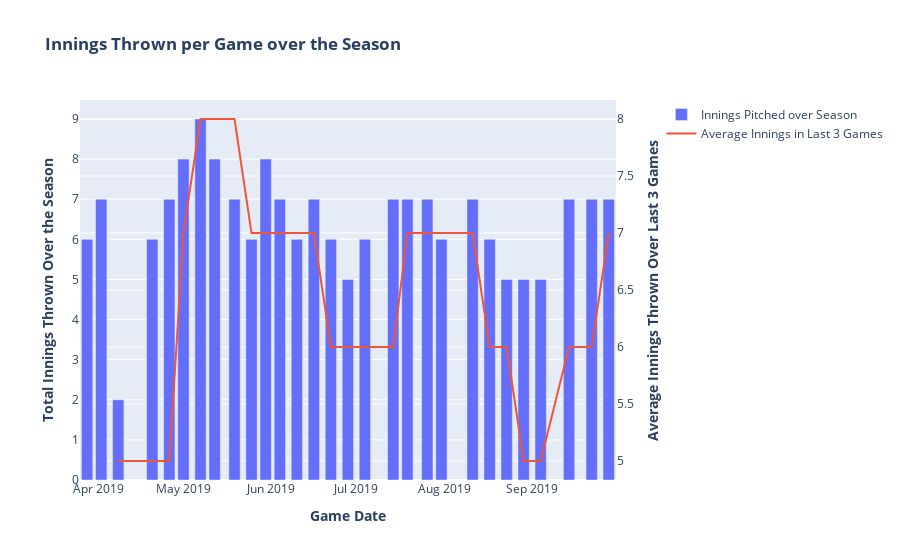

The code cell stored with this chart in its notebook:
### Code cell
plot_inning_trend_per_pitcher(joined_atbats)

### Figure 1 — Plotly figure (JSON) as saved in the notebook; plotly's stock layout.template omitted (floating-point values rounded to 4 significant figures)
{"data": [{"name": "Innings Pitched over Season", "type": "bar", "x": ["2019-03-28", "2019-04-02", "2019-04-08", "2019-04-20", "2019-04-26", "2019-05-01", "2019-05-07", "2019-05-12", "2019-05-19", "2019-05-25", "2019-05-30", "2019-06-04", "2019-06-10", "2019-06-16", "2019-06-22", "2019-06-28", "2019-07-04", "2019-07-14", "2019-07-19", "2019-07-26", "2019-07-31", "2019-08-11", "2019-08-17", "2019-08-23", "2019-08-29", "2019-09-04", "2019-09-14", "2019-09-22", "2019-09-28"], "xaxis": "x", "y": [6, 7, 2, 6, 7, 8, 9, 8, 7, 6, 8, 7, 6, 7, 6, 5, 6, 7, 7, 7, 6, 7, 6, 5, 5, 5, 7, 7, 7], "yaxis": "y"}, {"name": "Average Innings in Last 3 Games", "type": "scatter", "x": ["2019-03-28", "2019-04-02", "2019-04-08", "2019-04-20", "2019-04-26", "2019-05-01", "2019-05-07", "2019-05-12", "2019-05-19", "2019-05-25", "2019-05-30", "2019-06-04", "2019-06-10", "2019-06-16", "2019-06-22", "2019-06-28", "2019-07-04", "2019-07-14", "2019-07-19", "2019-07-26", "2019-07-31", "2019-08-11", "2019-08-17", "2019-08-23", "2019-08-29", "2019-09-04", "2019-09-14", "2019-09-22", "2019-09-28"], "xaxis": "x", "y": [null, null, 5, 5, 5, 7, 8, 8, 8, 7, 7, 7, 7, 7, 6, 6, 6, 6, 7, 7, 7, 7, 6, 6, 5, 5, 6, 6, 7], "yaxis": "y2"}], "layout": {"title": {"text": "<b>Innings Thrown per Game over the Season</b>"}, "xaxis": {"anchor": "y", "domain": [0, 0.94], "title": {"text": "<b>Game Date</b>"}}, "yaxis": {"anchor": "x", "domain": [0, 1], "title": {"text": "<b>Total Innings Thrown Over the Season</b>"}}, "yaxis2": {"anchor": "x", "overlaying": "y", "side": "right", "title": {"text": "<b>Average Innings Thrown Over Last 3 Games</b>"}}}}
